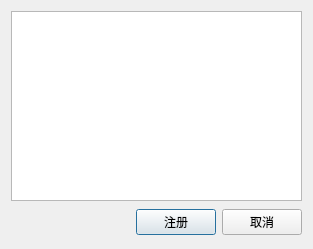
<?xml version="1.0" encoding="UTF-8"?>
<ui version="4.0">
 <class>SetupDlgClass</class>
 <widget class="QDialog" name="SetupDlgClass">
  <property name="windowModality">
   <enum>Qt::NonModal</enum>
  </property>
  <property name="geometry">
   <rect>
    <x>0</x>
    <y>0</y>
    <width>313</width>
    <height>249</height>
   </rect>
  </property>
  <property name="sizePolicy">
   <sizepolicy hsizetype="Fixed" vsizetype="Fixed">
    <horstretch>0</horstretch>
    <verstretch>0</verstretch>
   </sizepolicy>
  </property>
  <property name="windowTitle">
   <string>命令</string>
  </property>
  <property name="windowIcon">
   <iconset resource="SetupDlg.qrc">
    <normaloff>:/images/Resources/images/cmd.png</normaloff>:/images/Resources/images/cmd.png</iconset>
  </property>
  <property name="modal">
   <bool>false</bool>
  </property>
  <layout class="QGridLayout" name="gridLayout">
   <item row="0" column="0">
    <widget class="QTableView" name="tableView_cmdset">
     <property name="sizePolicy">
      <sizepolicy hsizetype="Preferred" vsizetype="Preferred">
       <horstretch>0</horstretch>
       <verstretch>0</verstretch>
      </sizepolicy>
     </property>
     <property name="layoutDirection">
      <enum>Qt::LeftToRight</enum>
     </property>
     <property name="autoFillBackground">
      <bool>true</bool>
     </property>
     <property name="selectionMode">
      <enum>QAbstractItemView::SingleSelection</enum>
     </property>
     <property name="selectionBehavior">
      <enum>QAbstractItemView::SelectRows</enum>
     </property>
    </widget>
   </item>
   <item row="1" column="0">
    <layout class="QHBoxLayout">
     <property name="spacing">
      <number>6</number>
     </property>
     <property name="margin">
      <number>0</number>
     </property>
     <item>
      <spacer>
       <property name="orientation">
        <enum>Qt::Horizontal</enum>
       </property>
       <property name="sizeHint" stdset="0">
        <size>
         <width>131</width>
         <height>31</height>
        </size>
       </property>
      </spacer>
     </item>
     <item>
      <widget class="QPushButton" name="okButton">
       <property name="text">
        <string>注册</string>
       </property>
      </widget>
     </item>
     <item>
      <widget class="QPushButton" name="cancelButton">
       <property name="text">
        <string>取消</string>
       </property>
      </widget>
     </item>
    </layout>
   </item>
  </layout>
 </widget>
 <resources>
  <include location="SetupDlg.qrc"/>
 </resources>
 <connections>
  <connection>
   <sender>okButton</sender>
   <signal>clicked()</signal>
   <receiver>SetupDlgClass</receiver>
   <slot>accept()</slot>
   <hints>
    <hint type="sourcelabel">
     <x>278</x>
     <y>253</y>
    </hint>
    <hint type="destinationlabel">
     <x>96</x>
     <y>254</y>
    </hint>
   </hints>
  </connection>
  <connection>
   <sender>cancelButton</sender>
   <signal>clicked()</signal>
   <receiver>SetupDlgClass</receiver>
   <slot>reject()</slot>
   <hints>
    <hint type="sourcelabel">
     <x>369</x>
     <y>253</y>
    </hint>
    <hint type="destinationlabel">
     <x>179</x>
     <y>282</y>
    </hint>
   </hints>
  </connection>
 </connections>
</ui>
